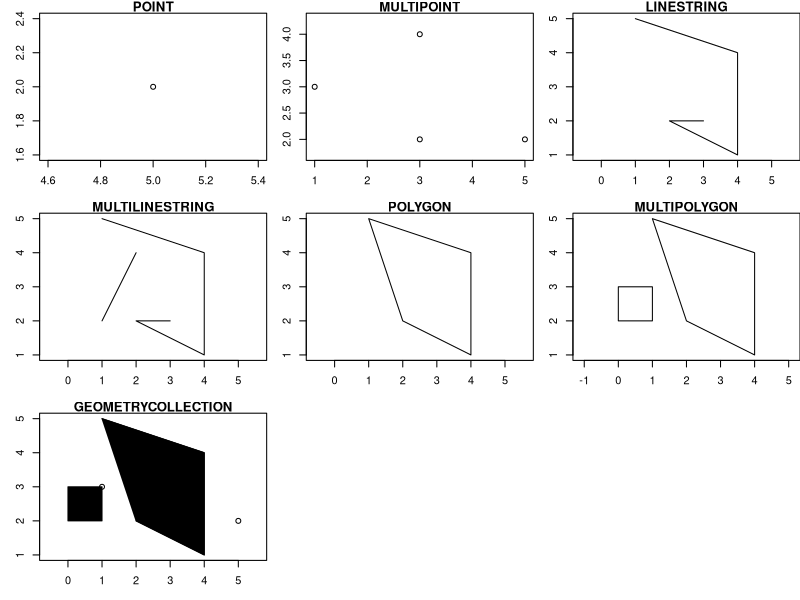

This figure's R source:
## ---- chunk 1
knitr::opts_chunk$set(echo = TRUE, message = FALSE, warning = FALSE)
## ---- chunk 2
library(sf)
library(purrr)
library(tibble)
library(dplyr)
library(tidyr)
## ---- chunk 3
st_type = function(x){
  if (all(is.na(x))){
    return(NA)
  } 
  x_class = class(x)
  if ("sfg" %in% x_class){
    return("sfg")
  } else if ("sfc" %in% x_class){
    return("sfc")
  } else if ("sf" %in% x_class){
    return("sf")
  }
}
st_geometry_type_s = function(x){
  if (is.null(x)){
    return(NULL)
  } else {
    return(as.character(st_geometry_type(x)))
  }
}
st_cast_s = possibly(st_cast, NULL)
unique_s = function(x) ifelse(is.null(x), "NA", unique(x))
st_caster = function(x){
  geometries_df = data_frame(to = c("POINT", "MULTIPOINT", 
                                    "LINESTRING", "MULTILINESTRING",
                                    "POLYGON", "MULTIPOLYGON",
                                    "GEOMETRYCOLLECTION"))
  
  geo_df = geometries_df %>% 
    mutate(result = map(to, st_cast_s, x = x)) %>% 
    mutate(result_geom = map(result, st_geometry_type_s)) %>% 
    mutate(result_geom_length = map_int(result_geom, length)) %>% 
    mutate(result_geom = map_chr(result_geom, unique_s)) %>% 
    mutate(result_type = map_chr(result, st_type)) %>% 
    mutate(input = list(x)) %>% 
    mutate(input_geom = st_geometry_type_s(x)) %>% 
    mutate(input_geom_length = map_int(input_geom, length)) %>% 
    mutate(input_geom = map_chr(input_geom, unique_s)) %>% 
    mutate(input_type = st_type(x)) %>% 
    mutate(input_geom = paste0(input_geom, "(", input_geom_length, ")"),
           result_geom = paste0(result_geom, "(", result_geom_length, ")")) %>% 
    select(input_geom, to, result_geom) %>% 
    spread(to, result_geom)
  
  geo_df
}
## ---- chunk 4
pts_sfg = st_point(c(5, 2))

multipoint_matrix = rbind(c(5, 2), c(1, 3), c(3, 4), c(3, 2))
mpts_sfg = st_multipoint(multipoint_matrix)

linestring_matrix = rbind(c(1, 5), c(4, 4), c(4, 1), c(2, 2), c(3, 2))
line_sfg = st_linestring(linestring_matrix)

multilinestring_list = list(rbind(c(1, 5), c(4, 4), c(4, 1), c(2, 2), c(3, 2)), 
                            rbind(c(1, 2), c(2, 4)))
mline_sfg = st_multilinestring((multilinestring_list))

polygon_list = list(rbind(c(1, 5), c(2, 2), c(4, 1), c(4, 4), c(1, 5)))
poly_sfg = st_polygon(polygon_list)

multipolygon_list = list(list(rbind(c(1, 5), c(2, 2), c(4, 1), c(4, 4), c(1, 5))),
                         list(rbind(c(0, 2), c(1, 2), c(1, 3), c(0, 3), c(0, 2))))
mpoly_sfg = st_multipolygon(multipolygon_list)

gemetrycollection_list = list(st_multipoint(multipoint_matrix),
                              st_linestring(linestring_matrix),
                              st_multipolygon(multipolygon_list))
geoc_sfg = st_geometrycollection(gemetrycollection_list)

sfgs = list(pts_sfg = pts_sfg, mpts_sfg = mpts_sfg,
            line_sfg = line_sfg, mline_sfg = mline_sfg, 
            poly_sfg = poly_sfg, mpoly_sfg = mpoly_sfg,
            geoc_sfg = geoc_sfg)
## ---- chunk 5
pts_sfc = st_sfc(pts_sfg)
mpts_sfc = st_sfc(mpts_sfg)
line_sfc = st_sfc(line_sfg)
mline_sfc = st_sfc((mline_sfg))
poly_sfc = st_sfc(poly_sfg)
mpoly_sfc = st_sfc(mpoly_sfg)
geoc_sfc = st_sfc(geoc_sfg)

sfcs = list(pts_sfc = pts_sfc, mpts_sfc = mpts_sfc,
            line_sfc = line_sfc, mline_sfc = mline_sfc, 
            poly_sfc = poly_sfc, mpoly_sfc = mpoly_sfc,
            geoc_sfc = geoc_sfc)
## ---- chunk 6
my_df = data.frame(col = "a")
pts_sf = st_sf(my_df, pts_sfc)
mpts_sf = st_sf(my_df, mpts_sfc)
line_sf = st_sf(my_df, geom = line_sfc)
mline_sf = st_sf(my_df, geom = mline_sfc)
poly_sf = st_sf(my_df, geom = poly_sfc)
mpoly_sf = st_sf(my_df, geom = mpoly_sfc)
geoc_sf = st_sf(my_df, geom = geoc_sfc)

sfs = list(pts_sf = pts_sf, mpts_sf = mpts_sf,
           line_sf = line_sf, mline_sf = mline_sf, 
           poly_sf = poly_sf, mpoly_sf = mpoly_sf,
           geoc_sf = geoc_sf)
## ---- chunk 7
par(mfrow = c(3, 3))
par(mar = c(3, 3, 1, 0))
plot(pts_sfc, axes = TRUE, main = "POINT")
plot(mpts_sfc, axes = TRUE, main = "MULTIPOINT")
plot(line_sfc, axes = TRUE, main = "LINESTRING")
plot(mline_sfc, axes = TRUE, main = "MULTILINESTRING")
plot(poly_sfc, axes = TRUE, main = "POLYGON")
plot(mpoly_sfc, axes = TRUE, main = "MULTIPOLYGON")
plot(geoc_sfc, axes = TRUE, main = "GEOMETRYCOLLECTION")
## ---- chunk 8
sfgs_st_cast = sfgs %>% map_dfr(st_caster)
sfcs_st_cast = sfcs %>% map_dfr(st_caster)
sfs_st_cast = sfs %>% map_dfr(st_caster)
## ---- chunk 9
knitr::kable(sfgs_st_cast)
## ---- chunk 10
knitr::kable(sfcs_st_cast)
## ---- chunk 11
knitr::kable(sfs_st_cast)
